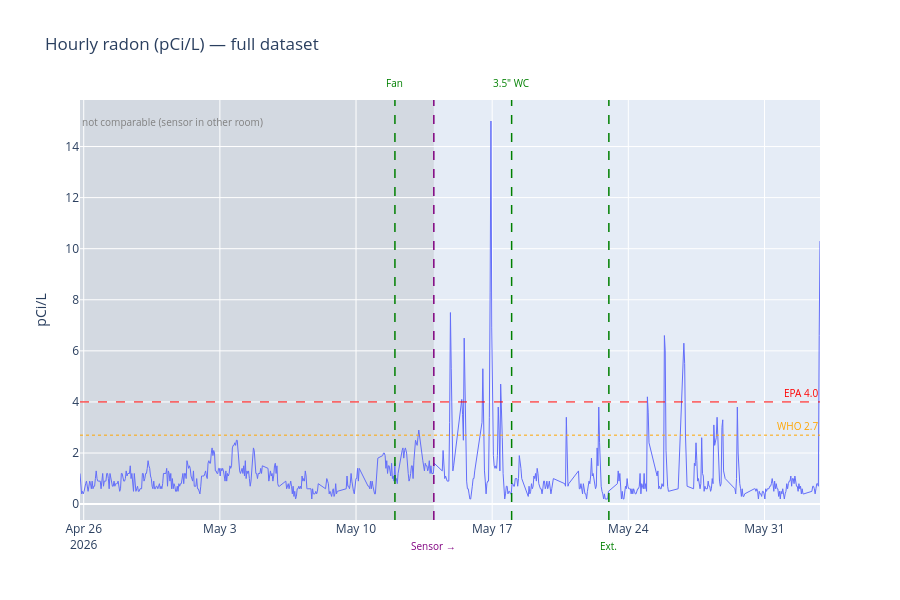

Notebook source saved alongside this figure:
### Markdown cell above
## Raw hourly time series (full dataset)

Shaded region = sensor was in a different room; values are not comparable to post-move readings.

### Code cell
fig = px.line(df, y='radon', title='Hourly radon (pCi/L) — full dataset',
              labels={'radon': 'pCi/L', 'ts': ''})
fig.update_traces(line=dict(width=1))
annotate(fig, events=EVENTS, shade_pre_move=True)
fig.show()

### Figure 1 — Plotly figure (JSON) as saved in the notebook; plotly's stock layout.template omitted (floating-point values rounded to 4 significant figures; data arrays with more than 128 entries replaced by an {"elided": "..."} marker saying what was removed)
{"data": [{"hovertemplate": "=%{x}<br>pCi/L=%{y}<extra></extra>", "legendgroup": "", "line": {"color": "#636efa", "dash": "solid", "width": 1}, "marker": {"symbol": "circle"}, "mode": "lines", "name": "", "orientation": "v", "showlegend": false, "type": "scatter", "x": {"elided": "732 str values"}, "xaxis": "x", "y": {"elided": "732 float values"}, "yaxis": "y"}], "layout": {"annotations": [{"font": {"color": "red", "size": 10}, "showarrow": false, "text": "EPA 4.0", "x": 1, "xanchor": "right", "xref": "x domain", "y": 4.0, "yanchor": "bottom", "yref": "y"}, {"font": {"color": "orange", "size": 10}, "showarrow": false, "text": "WHO 2.7", "x": 1, "xanchor": "right", "xref": "x domain", "y": 2.7, "yanchor": "bottom", "yref": "y"}, {"font": {"color": "green", "size": 10}, "showarrow": false, "text": "Fan", "x": "2026-05-12T00:00:00", "xanchor": "center", "xref": "x", "y": 1.02, "yanchor": "bottom", "yref": "y domain"}, {"font": {"color": "purple", "size": 10}, "showarrow": false, "text": "Sensor →", "x": "2026-05-14T00:00:00", "xanchor": "center", "xref": "x", "y": -0.04, "yanchor": "top", "yref": "y domain"}, {"font": {"color": "green", "size": 10}, "showarrow": false, "text": "3.5\" WC", "x": "2026-05-18T00:00:00", "xanchor": "center", "xref": "x", "y": 1.02, "yanchor": "bottom", "yref": "y domain"}, {"font": {"color": "green", "size": 10}, "showarrow": false, "text": "Ext.", "x": "2026-05-23T00:00:00", "xanchor": "center", "xref": "x", "y": -0.04, "yanchor": "top", "yref": "y domain"}, {"font": {"color": "gray", "size": 10}, "showarrow": false, "text": "not comparable (sensor in other room)", "x": "2026-04-25T19:24:00", "xanchor": "left", "xref": "x", "y": 0.97, "yanchor": "top", "yref": "y domain"}], "height": 600, "legend": {"tracegroupgap": 0}, "shapes": [{"line": {"color": "red", "dash": "dash", "width": 1}, "type": "line", "x0": 0, "x1": 1, "xref": "x domain", "y0": 4.0, "y1": 4.0, "yref": "y"}, {"line": {"color": "orange", "dash": "dot", "width": 1}, "type": "line", "x0": 0, "x1": 1, "xref": "x domain", "y0": 2.7, "y1": 2.7, "yref": "y"}, {"line": {"color": "green", "dash": "dash", "width": 1.5}, "type": "line", "x0": "2026-05-12T00:00:00", "x1": "2026-05-12T00:00:00", "xref": "x", "y0": 0, "y1": 1, "yref": "y domain"}, {"line": {"color": "purple", "dash": "dash", "width": 1.5}, "type": "line", "x0": "2026-05-14T00:00:00", "x1": "2026-05-14T00:00:00", "xref": "x", "y0": 0, "y1": 1, "yref": "y domain"}, {"line": {"color": "green", "dash": "dash", "width": 1.5}, "type": "line", "x0": "2026-05-18T00:00:00", "x1": "2026-05-18T00:00:00", "xref": "x", "y0": 0, "y1": 1, "yref": "y domain"}, {"line": {"color": "green", "dash": "dash", "width": 1.5}, "type": "line", "x0": "2026-05-23T00:00:00", "x1": "2026-05-23T00:00:00", "xref": "x", "y0": 0, "y1": 1, "yref": "y domain"}, {"fillcolor": "gray", "layer": "below", "line": {"width": 0}, "opacity": 0.18, "type": "rect", "x0": "2026-04-25T19:24:00", "x1": "2026-05-14T00:00:00", "xref": "x", "y0": 0, "y1": 1, "yref": "y domain"}], "title": {"text": "Hourly radon (pCi/L) — full dataset"}, "xaxis": {"anchor": "y", "domain": [0.0, 1.0], "title": {"text": ""}}, "yaxis": {"anchor": "x", "domain": [0.0, 1.0], "title": {"text": "pCi/L"}}}}
